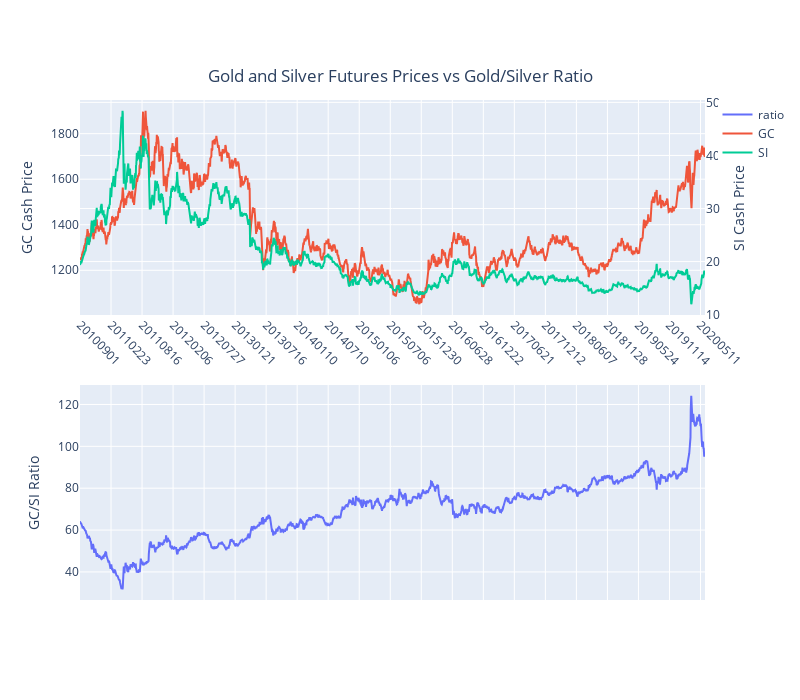

The code cell stored with this chart in its notebook:
### Markdown cell above
### Use Futures Cash prices to compare the price changes in Gold and Silver to the Gold/Silver Ratio

### Code cell
def _gtcommod(c,divisor=10):
    df = get_barchart_commod(c)
    df = df[['trade_date','nav']]
    df = df.rename(columns={'nav':c})
    df[c] = df[c]/divisor
    return df
df_si = _gtcommod('SI')
df_gc = _gtcommod('GC')
df_both = df_gc.copy()
df_both = df_both.merge(df_si,on='trade_date',how='inner')
df_both['ratio'] = df_both.GC / df_both.SI
f1 = ju.plotly_plot(df_in=df_both[['trade_date','ratio']],x_column='trade_date',
                    figsize=(800,500))
f2 = ju.plotly_plot(df_in=df_both[['trade_date','GC','SI']],x_column='trade_date',
                    yaxis2_cols=['SI'],y_left_label='GC Cash Price',y_right_label='SI Cash Price',
                    figsize=(800,700))

f1.data[0].yaxis = 'y3'
f4_traces = [f1.data[0],f2.data[0],f2.data[1]]
f2.update_layout(yaxis={'domain':(.57,1)})
f2.update_layout(yaxis2={'domain':(.55,1),'overlaying':'y','side':'right'})
f2.update_layout(yaxis3 = {'domain':(0,.43),'title':'GC/SI Ratio'})
f4 = go.Figure(data=f4_traces,layout=f2.layout)
f4.update_layout(
    title={
            'text': f"Gold and Silver Futures Prices vs Gold/Silver Ratio ",
            'y':0.9,
            'x':0.5,
            'xanchor': 'center',
            'yanchor': 'top'}
)

### Figure 1 — Plotly figure (JSON) as saved in the notebook; plotly's stock layout.template omitted (floating-point values rounded to 4 significant figures; data arrays with more than 128 entries replaced by an {"elided": "..."} marker saying what was removed)
{"data": [{"name": "ratio", "type": "scatter", "x": {"elided": "2499 int values"}, "y": {"elided": "2499 float values"}, "yaxis": "y3"}, {"name": "GC", "type": "scatter", "x": {"elided": "2499 int values"}, "y": {"elided": "2499 float values"}, "yaxis": "y"}, {"name": "SI", "type": "scatter", "x": {"elided": "2499 int values"}, "y": {"elided": "2499 float values"}, "yaxis": "y2"}], "layout": {"autosize": false, "height": 700, "margin": {"b": 100}, "title": {"text": "Gold and Silver Futures Prices vs Gold/Silver Ratio ", "x": 0.5, "xanchor": "center", "y": 0.9, "yanchor": "top"}, "width": 800, "xaxis": {"tickangle": 45, "ticktext": [20100901, 20110223, 20110816, 20120206, 20120727, 20130121, 20130716, 20140110, 20140710, 20150106, 20150706, 20151230, 20160628, 20161222, 20170621, 20171212, 20180607, 20181128, 20190524, 20191114, 20200511], "tickvals": [20100901, 20110223, 20110816, 20120206, 20120727, 20130121, 20130716, 20140110, 20140710, 20150106, 20150706, 20151230, 20160628, 20161222, 20170621, 20171212, 20180607, 20181128, 20190524, 20191114, 20200511], "type": "category"}, "yaxis": {"domain": [0.57, 1], "title": {"text": "GC Cash Price"}}, "yaxis2": {"domain": [0.55, 1], "overlaying": "y", "side": "right", "title": {"text": "SI Cash Price"}}, "yaxis3": {"domain": [0, 0.43], "title": {"text": "GC/SI Ratio"}}}}
